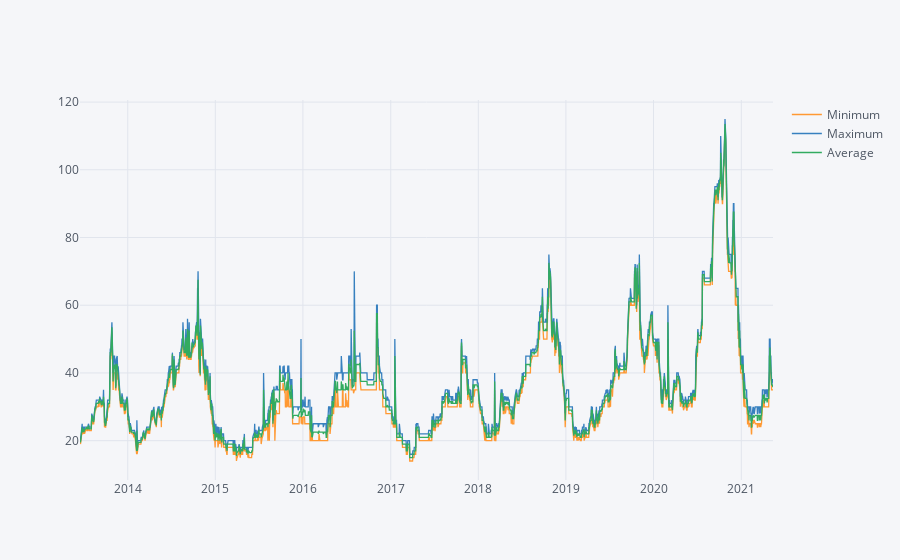

Write notebook code for a chart like this one.
### Code cell
olahGrafik = datavisual.loc["Potato Red", ("Minimum", "Maximum", "Average", "Date")]
olahGrafik.iplot(x="Date")

### Figure 1 — Plotly figure (JSON) as saved in the notebook; plotly's stock layout.template omitted (floating-point values rounded to 4 significant figures; data arrays with more than 128 entries replaced by an {"elided": "..."} marker saying what was removed)
{"data": [{"line": {"color": "rgba(255, 153, 51, 1.0)", "dash": "solid", "shape": "linear", "width": 1.3}, "mode": "lines", "name": "Minimum", "text": "", "type": "scatter", "x": {"elided": "2746 str values"}, "y": {"elided": "2746 int values"}}, {"line": {"color": "rgba(55, 128, 191, 1.0)", "dash": "solid", "shape": "linear", "width": 1.3}, "mode": "lines", "name": "Maximum", "text": "", "type": "scatter", "x": {"elided": "2746 str values"}, "y": {"elided": "2746 int values"}}, {"line": {"color": "rgba(50, 171, 96, 1.0)", "dash": "solid", "shape": "linear", "width": 1.3}, "mode": "lines", "name": "Average", "text": "", "type": "scatter", "x": {"elided": "2746 str values"}, "y": {"elided": "2746 float values"}}], "layout": {"autosize": true, "legend": {"bgcolor": "#F5F6F9", "font": {"color": "#4D5663"}}, "paper_bgcolor": "#F5F6F9", "plot_bgcolor": "#F5F6F9", "title": {"font": {"color": "#4D5663"}}, "xaxis": {"autorange": true, "gridcolor": "#E1E5ED", "range": ["2013-06-16", "2021-05-13"], "showgrid": true, "tickfont": {"color": "#4D5663"}, "title": {"font": {"color": "#4D5663"}, "text": ""}, "type": "date", "zerolinecolor": "#E1E5ED"}, "yaxis": {"autorange": true, "gridcolor": "#E1E5ED", "range": [8.389, 120.6], "showgrid": true, "tickfont": {"color": "#4D5663"}, "title": {"font": {"color": "#4D5663"}, "text": ""}, "type": "linear", "zerolinecolor": "#E1E5ED"}}}
